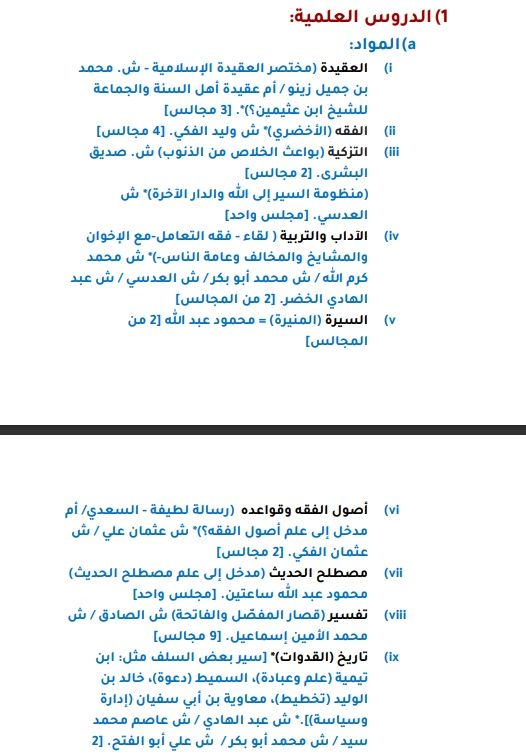
#> input picture OpenCV/Learn/images/hamzoooz.jpg, 526 x 754 px
$ python '007_ٍSetting_Camera_Parameters.py'
#> lines starting #> are read from the running program, lines starting #| are printed output that depends on the picture
import cv2
img = cv2.imread('images/hamzoooz.jpg' , 1)
#> img is the input picture: shape (754, 526, 3); mean B, G, R 245.5, 242.7, 237.6
# img = cv2.VideoCapture(0)

# Draw Line
img = cv2.line(img, (0, 0), (255, 255, ), (147, 96, 44), 10 )

# Draw Arrow
img = cv2.arrowedLine(img, (10, 300), (255, 255), (255, 0, 0 ), 10 )

# Deow rectangle
img  = cv2.rectangle(img , (384 ,0 ), (510, 120 ), (0, 0 , 255, 0), 10 )

# Drow circle
img  = cv2.circle(img , (447,0 ), 63, (0, 255, 0),  -1 )

# Put Text in Image
font = cv2.FONT_HERSHEY_SIMPLEX
img = cv2.putText(img, 'hamzoooz', (10,500), font, 4, (0, 255, 255), 10, cv2.LINE_AA )
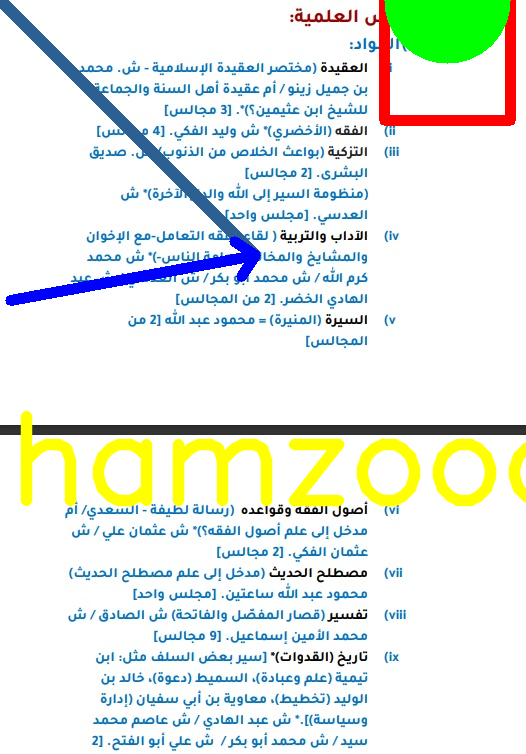
#> img: shape (754, 526, 3); mean B, G, R 229.6, 237.1, 230

# To Show Image
cv2.imshow('006_Drow_shapes_on_images.py', img)
# To Keep Window Opened
cv2.waitKey(0)
# Close All Windows
cv2.destroyAllWindows()
